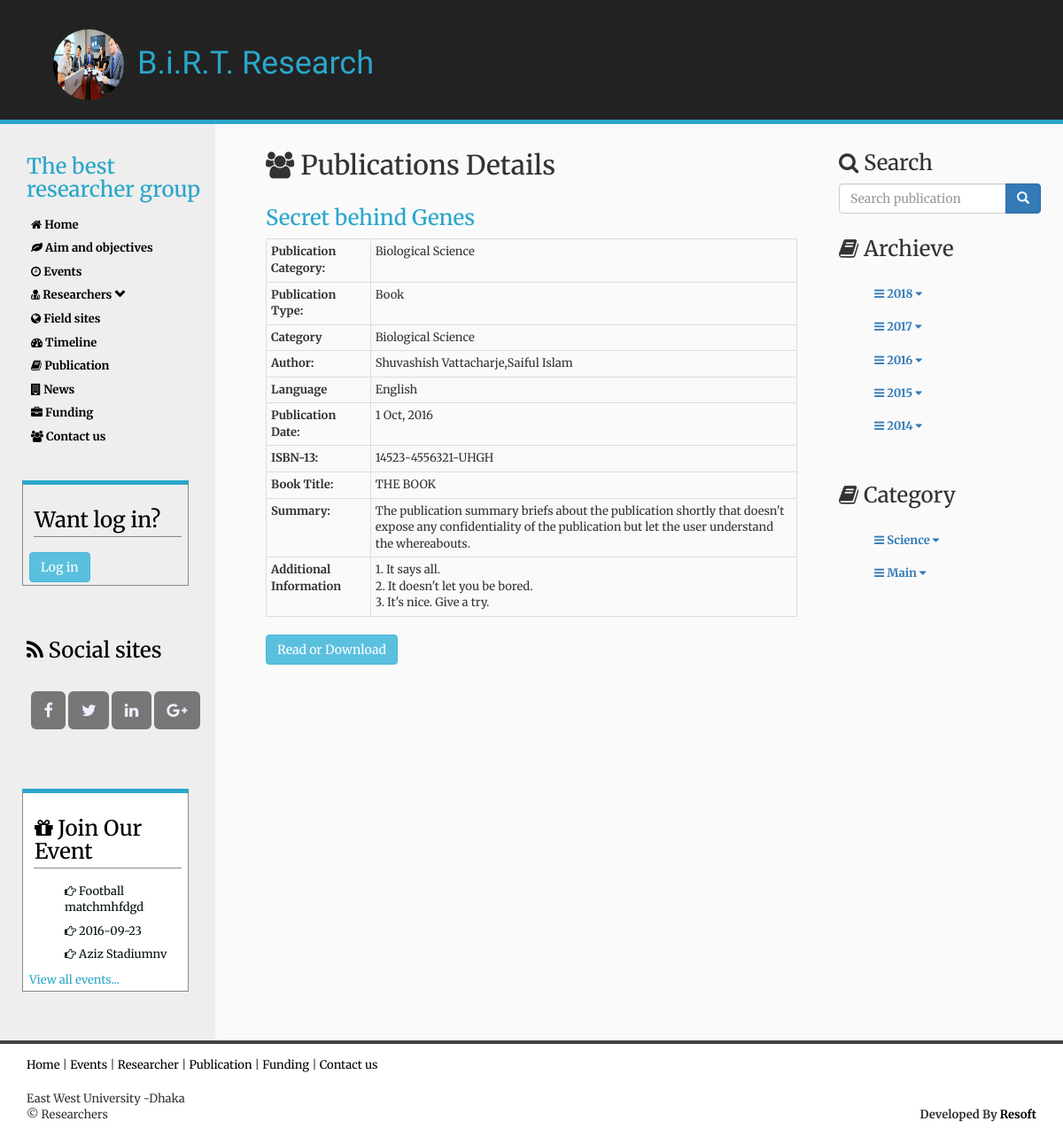
The app's page /user/publication_details/28 with its own data.
### tables this page shows
CREATE TABLE `logo` (
  `logo_id` int(11) NOT NULL,
  `logo_link` text
);

CREATE TABLE `link` (
  `link_id` int(11) NOT NULL,
  `link_facebook` varchar(200) DEFAULT NULL,
  `link_twitter` varchar(200) DEFAULT NULL,
  `link_google_plus` varchar(200) DEFAULT NULL,
  `link_linkedin` varchar(200) DEFAULT NULL
);

CREATE TABLE `event` (
  `event_id` int(11) NOT NULL,
  `event_name` text NOT NULL,
  `event_date` date NOT NULL,
  `event_details` text NOT NULL,
  `event_place` text NOT NULL,
  `event_status` int(11) NOT NULL DEFAULT '0',
  `event_expired` int(11) NOT NULL DEFAULT '0'
);

CREATE TABLE `publication` (
  `publication_id` int(11) NOT NULL,
  `publication_title` text NOT NULL,
  `publication_summary` text NOT NULL,
  `publication_type` text NOT NULL,
  `publication_isbn_13` text NOT NULL,
  `publication_book_title` text NOT NULL,
  `publication_about_url` text NOT NULL,
  `publication_language` text NOT NULL,
  `publication_additional_information` text NOT NULL,
  `publication_classification` text NOT NULL,
  `publication_open_access` int(11) DEFAULT '1',
  `publication_download_link` text NOT NULL,
  `publication_file` text NOT NULL,
  `publication_category_fkey` int(11) NOT NULL,
  `publication_subcategory_fkey` int(11) NOT NULL,
  `publication_date` date NOT NULL,
  `publication_month` int(11) NOT NULL,
  `publication_year` int(11) NOT NULL,
  `publication_author` text NOT NULL
);

CREATE TABLE `category` (
  `category_id` int(11) NOT NULL,
  `category_name` text NOT NULL,
  `category_parent` int(11) NOT NULL
);

### application/controllers/user.php (called while the page is built, shortened)
<?php
class User extends CI_Controller {
		function __construct() {
      	$this->load->helper(array('form', 'url','file'));
      	$this->load->model('Mdl_admin');
    }
    public function publication_details($id)
    {
        $data['publication_details'] = 'publication_details';
        $data['select_logo'] = $this->Mdl_admin->select_logo();
        $data['select_publication'] = $this->Mdl_admin->select_publication_by_id($id);
        $data['select_link'] = $this->Mdl_admin->select_link();
        $data['select_researcher'] = $this->Mdl_admin->select_researcher();
        $data['select_event'] = $this->Mdl_admin->select_event();
        $data['latest_blog']=$this->Mdl_admin->latest_blog();
        $data['category'] = $this->Mdl_admin->load_category();
        $this->load->view('user/vw_publication_details',$data);
    }
}

### index.php (called while the page is built, shortened)
<?php
require_once BASEPATH.'core/CodeIgniter.php';

### application/models/Mdl_admin.php (called while the page is built, shortened)
<?php
	class Mdl_admin extends CI_Model {
        public function latest_blog()
        {
            $this->db->order_by('blog_id DESC');
            $this->db->limit(1);
            $query=$this->db->get('blog');
            return $query->result();
        }
        public function load_category()
        {
            $query = $this->db->get_where('category',array('category_parent'=>'0'));
            return $query->result();
        }
        public function load_subcategory($id)
        {
            $query = $this->db->get_where('category',array('category_parent'=>$id));
            return $query->result();
        }
        public function show_parent($parent_id)
        {
            $query = $this->db->get_where('category',array('category_id'=>$parent_id));
            return $query->result();
        }
        public function select_publication_archieve($year,$month)
        {
            $this->db->order_by('publication_id','DESC');
            $this->db->where(array('publication_year'=>$year,'publication_month'=>$month));
            $query=$this->db->get('publication');
            return $query->result();
        }
        public function select_publication_by_id($publication_id)
            {
                $this->db->where('publication_id',$publication_id);
                $query=$this->db->get('publication');
                return $query->result();
            }
         public function select_event()
                {
                        $this->db->order_by('event_date','ASC');
                        $query=$this->db->get('event');
                        return $query->result();
                }
             public function select_researcher()
                {
                        $this->db->order_by('researcher_id','ASC');
                        $query=$this->db->get('researcher');
                        return $query->result();
                }
         public function select_logo()
                {
                        $query=$this->db->get('logo');
                        return $query->result();
                }
        public function select_link()
            {
                $query=$this->db->get('link');
                return $query->result();
            }
	}
?>

### application/views/user/vw_publication_details.php (the view, shortened to what this page needs)
<!DOCTYPE html>
<html lang="en">
<head>
    <link rel="stylesheet" href="http://maxcdn.bootstrapcdn.com/bootstrap/3.3.6/css/bootstrap.min.css">
    <link href="https://maxcdn.bootstrapcdn.com/font-awesome/4.6.3/css/font-awesome.min.css" rel="stylesheet" type="text/css">
</head>
<body>
  <div class="header ">
    <?php foreach ($select_logo as $value): ?>
            <h1><img src="<?php echo base_url().$value->logo_link; ?>" style="height:80px; width:80px" class="logo img-circle"></img>B.i.R.T. Research</h1>
    <?php endforeach ;
?>
  </div>
  <div class="row container">
      <div class="col-sm-3">
      <div class="sidebar">
      <ul>
      <h3>The best researcher group</h3>
      <li><b><a href="<?php echo base_url();?>user/home"><i class="fa fa-home" aria-hidden="true"></i> Home</a></b></li>
      <li><b><a href="<?php echo base_url();?>user/aim_and_objective"><i class="fa fa-leaf" aria-hidden="true"></i> Aim and objectives</a></b></li>
      <li><b><a href="<?php echo base_url();?>user/event"><i class="fa fa-clock-o" aria-hidden="true"></i> Events</a></b></li>
<li><b><a href="<?php echo base_url();?>user/researcher"><i class="fa fa-user-md" aria-hidden="true"></i> Researchers </a><a href="##"><i class="glyphicon glyphicon-chevron-down" aria-hidden="true"  data-toggle="collapse" data-target="#demo"></i></a></b></li>
      <li><b><a href="<?php echo base_url();?>user/fieldsite"><i class="fa fa-globe" aria-hidden="true"></i> Field sites</a></b></li>
      <li><b><a href="<?php echo base_url();?>user/timeline"><i class="fa fa-tachometer" aria-hidden="true"></i> Timeline</a></b></li>
      <li><b><a href="<?php echo base_url();?>user/publication"><i class="fa fa-book" aria-hidden="true"></i> Publication</a></b></li>
      <li><b><a href="<?php echo base_url();?>user/all_news"><i class="fa fa-building" aria-hidden="true"></i> News</a></b></li>
      <li><b><a href="<?php echo base_url();?>user/funding"><i class="fa fa-briefcase" aria-hidden="true"></i> Funding</a></b></li>
      <li><b><a href="<?php echo base_url();?>user/contact"><i class="fa fa-users" aria-hidden="true"></i></i> Contact us</a></b></li>
    </ul>
      <?php
      if(!$this->session->userdata('researcher_logged_in'))
      {
    ?>
    <div class="events" style="background: #eee;">
      <h3><i class="fa fa-login" aria-hidden="true"></i>Want log in?</h3>
      <div class="col-xm-12">
          <a href="<?php echo base_url().'researcher_login'?>"><button class="btn btn-info col-xm-12">Log in</button></a>
      </div>
    </div>
    <?php
      }
      ?>
      <ul class="social">
      <h3><i class="fa fa-rss" aria-hidden="true"></i> Social sites</h3>
      <?php foreach ($select_link as $value) { ?>
        <li><a href="http://<?php echo $value->link_facebook; ?>" style="width:25px; padding:10px 14.5px;"><ii class="fa fa-facebook" aria-hidden="true"></i></a></li>
        <li><a href="http://<?php echo $value->link_twitter; ?>" style="width:25px; padding:10px 14.5px;"><ii class="fa fa-twitter" aria-hidden="true"></i></a></li>
        <li><a href="http://<?php echo $value->link_linkedin; ?>" style="width:25px; padding:10px 14.5px;"><ii class="fa fa-linkedin" aria-hidden="true"></i></a></li>
        <li><a href="http://<?php echo $value->link_google_plus; ?>" style="width:25px; padding:10px 14.5px;"><ii class="fa fa-google-plus" aria-hidden="true"></i></a></li>
        <?php } ?>
      </ul>
      <div class="events">
      <h3><i class="fa fa-gift" aria-hidden="true"></i> Join Our Event</h3>
          <ul>
        <?php
            foreach ($select_event as $value) {
         ?>
              <li><i class="fa fa-hand-o-right" aria-hidden="true"></i> <?php echo $value->event_name; ?></li>
              <li><i class="fa fa-hand-o-right" aria-hidden="true"></i> <?php echo $value->event_date; ?></li>
              <li><i class="fa fa-hand-o-right" aria-hidden="true"></i> <?php echo $value->event_place; ?></li>
        <?php   break; } ?>
          </ul>
      <a href="<?php echo base_url().'user/event' ?>">View all events...</a>
      </div>
      </div>
      </div>
<div class="col-sm-6 main">
    <h2><i class="fa fa-users" aria-hidden="true"></i> Publications Details</h2>
    <div class="container">
        <?php
        foreach ($select_publication as $value){
        $date = strtotime($value->publication_date);
        $formated_date = date('j M, Y',$date) ;
        $publication_category = $value->publication_category_fkey;
        $CI =& get_instance();
        $category_name = $CI->Mdl_admin->show_parent($publication_category);
        ?>
        <h3 style="color:#2aa6ca;"><?php echo $value->publication_title;?></h3>
        <table class="table table-striped table-bordered table-hover table-condensed">
            <tbody>
            <?php
            foreach ($category_name as $value_cat) {
            ?>
            <tr>
                <th>Publication Category:</th>
                <td><?php echo $value_cat->category_name;?></td>
            </tr>
           <?php
            }
            ?>
            <tr>
                <th>Publication Type:</th>
                <td><?php echo $value->publication_type;?></td>
            </tr>
             <tr>
                 <th>Category</th>
                 <?php
                 $publication_category = $value->publication_category_fkey;
                 $CI =& get_instance();
                 $category_name = $CI->Mdl_admin->show_parent($publication_category);
                 foreach ($category_name as $value_cat){
                 ?>
                 <td><?php echo $value_cat->category_name;?></td>
             </tr>
            <?php
         }
            ?>
            <tr>
                <th>Author:</th>
                <td><?php echo $value->publication_author;?></td>
            </tr>
            <tr>
                <th>Language</th>
                <td><?php echo $value->publication_language;?></td>
            </tr>
            <tr>
                <th>Publication Date:</th>
                <td><?php echo $formated_date;?></td>
            </tr>
            <tr>
                <th>ISBN-13:</th>
                <td><?php echo $value->publication_isbn_13;?></td>
            </tr>
            <tr>
                <th>Book Title:</th>
                <td><?php echo $value->publication_book_title;?></td>
            </tr>
            <tr>
                <th>Summary:</th>
                <td><?php echo $value->publication_summary;?>
                </td>
            </tr>
            <tr>
                <th>Additional Information</th>
                <td><?php echo $value->publication_additional_information;?></td>
            </tr>
            </tbody>
        </table>
    </div>
    <?php
    if($this->session->userdata('researcher_logged_in'))
    {
     ?>
        <a href="<?php echo base_url().$value->publication_file;?>" onclick="return confirm('Do you want to download or open the publication file?');" id="name"><button class = "btn btn-info">Read or Download</button></a>
        <?php
    }
    else
        {
     ?>
        <a href="<?php echo base_url()?>
researcher_login"  id="name"><button class = "btn btn-info">Read or Download</button></a>
            <?php
    }
    }
    ?>
</div>
<div class="col-sm-3 extra-right">
    <div class="search">
        <?php
        echo form_open(base_url().'user/search');
        ?>
        <h3><i class="fa fa-search" aria-hidden="true"></i> Search</h3>
        <div class="input-group">
            <input type="text" class="form-control" placeholder="Search publication" name="search_value" id="srch-term">
            <div class="input-group-btn">
                <button class="btn btn-primary" type="submit"><i class="glyphicon glyphicon-search"></i></button>
            </div>
        </div>
        <?php
        echo form_close();
        ?>
    </div>
    <div class="publication-list search">
        <h3><i class="fa fa-book" aria-hidden="true"></i> Archieve</h3>
        <br>
        <ul>
            <?php
            $time = date("Y-m-d");
            list($year, $m, $d) = explode('-', $time);
            for($i = $year;$i>=2014;$i--){
                ?>
                <li><b><a href="##" data-toggle="collapse" data-target="#demo<?php echo $i;?>"><i class="fa fa-navicon" aria-hidden="true"></i> <?php echo $i;?> <i class="fa fa-caret-down" aria-hidden="true"></i></a></b></li>
                <br>
                <?php
            }
            ?>
    </div>
    <div class="publication-list search">
        <h3><i class="fa fa-book" aria-hidden="true"></i> Category</h3>
        <br>
        <ul>
            <?php
                foreach($category as $value_cat) {
                    $parent = $value_cat->category_id;
                    $CI =& get_instance();
                    $subcategory = $CI->Mdl_admin->load_subcategory($parent);
                    $count = count($subcategory);
            if($count==0)
            {
            ?>
                <li><b><a href="<?php echo base_url()?>user/publication_category/<?php echo $value_cat->category_id?>"><i class="fa fa-navicon" aria-hidden="true"></i> <?php echo $value_cat->category_name?> </a></b></li>
                <?php
            }
            else{
            ?>
                <li><b><a href="##" data-toggle="collapse" data-target="#demo<?php echo $parent?>"><i class="fa fa-navicon" aria-hidden="true"></i> <?php echo $value_cat->category_name?> <i class="fa fa-caret-down" aria-hidden="true"></i></a></b></li>
          <?php
            }
            ?>
        <br>
                    <?php
                }
            ?>
        </ul>
    </div>
</div>
</div>
<footer>
    <a href="<?php echo base_url();?>user/home"">Home</a> | <a href="<?php echo base_url();?>user/event">Events</a> | <a href="<?php echo base_url();?>user/researcher">Researcher</a> | <a href="<?php echo base_url();?>user/publication">Publication</a> | <a href="<?php echo base_url();?>user/funding">Funding</a> | <a href="<?php echo base_url();?>user/contact">Contact us</a>
    </br></br>East West University -Dhaka
    </br>&copy Researchers<p class="pull-right"><b>Developed By <a href="http://resoftbd.com/">Resoft</a></b></p>
</footer>
</body>
</html>

### application/views/user/vw_publication_details.php (style rules this page uses)
body { font-family: 'Merriweather', serif; margin:0px; padding:0px; overflow-x:hidden;font-size: 13px; }
.header { background:#222; width:100%!important; color:#2aa6ca; font-family: 'Vampiro One', cursive; padding-left:60px; padding-top:13px; padding-bottom:12px; border-bottom:5px solid #2aa6ca; }
.logo { height:50px; width:50px; margin-right:15px; }
.sidebar { background:#eee; color:#011; margin:0px; margin-right:42px; margin-left:-20px; padding:15px 0px; }
.sidebar h3 { color:#2aa6ca; margin-left:-5px; margin-bottom:17px; padding-right:10px; }
.sidebar a { color:#000; padding-left:0px; transition: padding 0.4s; }
.sidebar li { margin-bottom:8px; }
li { list-style:none; }
.social { margin:60px 0px; }
.social h3 { padding-bottom:10px; color:#000; }
.social li { display:inline-block; margin:15px 0px; }
.social a { color: #eef; background:#777; padding:10px;border-radius:6px; transition: background 0.7s, border-radius 0.7s; font-size:18px; }
.events { margin:40px 30px; background:#fff; border:1px solid #888; border-top:5px solid #2aa6ca; padding:3px 7px; }
.events h3 { color:#000; padding:4px 1px; margin-left:5px; border-bottom:1px solid #888; }
.events a { color:#2aa6ca; }
.container { background:#fafafa;width:100%; margin:0px; padding:0px; }
.main { padding:10px 0px; padding-left:-10px; }
.extra-right { padding:5px 20px; padding-right:0px; }
.extra-right h3 { padding-top:5px; }
.search { padding:1px 10px; margin-left:17px; padding-right:25px; }
footer { border-top:4px solid #444; padding:15px 30px; width:100%; }
footer a { color:#000; border-bottom:2px solid #fff; transition: border-bottom 1s }

### records on screen
logo: logo_link (picture)
event: event_name "Football matchmhfdgd", event_date "2016-09-23", event_place "Aziz Stadiumnv"
publication: publication_title "Secret behind Genes", publication_type "Book", publication_author "Shuvashish Vattacharje,Saiful Islam", publication_language "English", publication_date "1 Oct, 2016", publication_isbn_13 "14523-4556321-UHGH", publication_book_title "THE BOOK", publication_summary "The publication summary briefs about the publication shortly that doesn't expose any confidentiality of the publication but let the user understand the whereabouts.", publication_additional_information "1. It says all. 2. It doesn't let you be bored. 3. It's nice. Give a try."
category: category_name "Biological Science"
category: category_name "Science"
category: category_name "Main"
